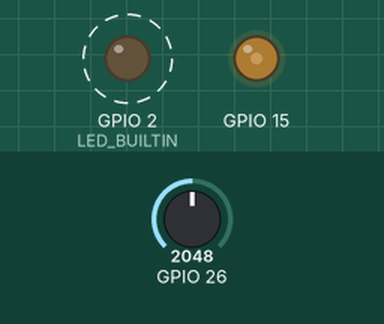
A sketch run on a simulated ESP32. Shown: output pins drawn as LEDs (lit = HIGH). Dashed ring = blinking. The inputs (shaded band) are chosen by the test bench; at power-on: GPIO 26 = 2048. What the sketch prints to the serial monitor is not drawn.

Above: at 0.05 s.
Timing chart, 0 to 3.0 s (numbered marks = the images above):
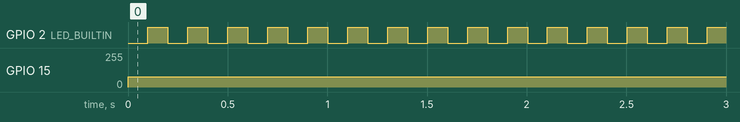

The sketch:

pico-blink.ino
```cpp
void setup() {
  Serial.begin(115200);
  pinMode(LED_BUILTIN, OUTPUT);
  pinMode(15, OUTPUT);
  analogWriteFreq(1000);
}
int n = 0;
void loop() {
  digitalWrite(LED_BUILTIN, n & 1);
  analogWrite(15, 77);
  Serial.print("tick ");
  Serial.println(analogRead(26));
  n++;
  delay(100);
}
```

Measured:
- by itself, GPIO 2 (LED_BUILTIN): alternates HIGH for 0.10 s and LOW for 0.10 s
- by itself, GPIO 15: 0/255 → 77/255 at 0.00 s
